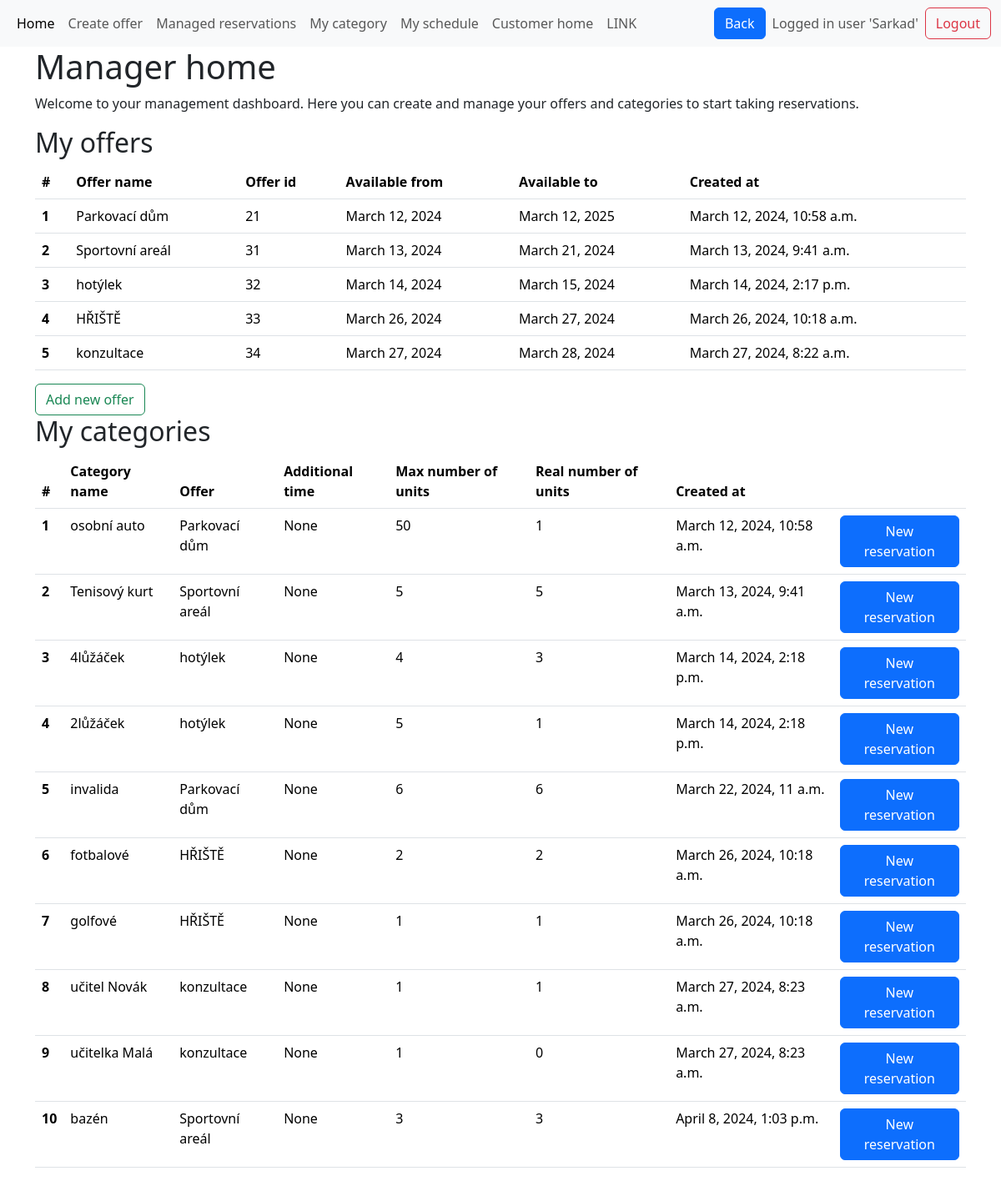
The app's page / (signed in) with its own data.
### base/models.py (models this page shows, shortened)
class Offer(models.Model):
    offer_name = models.CharField(max_length=50)
    available_from = models.DateField(null=True, blank=True)
    available_to = models.DateField(null=True, blank=True)
    created_at = models.DateTimeField(default=timezone.now)
    manager_of_this_offer = models.ForeignKey(
        User, on_delete=models.CASCADE, null=True, blank=True
    )
    def __str__(self):
        return self.offer_name  # rewrites Offer object (x) to its name in admi panel
    class Meta:
        unique_together = (
            "offer_name",
            "manager_of_this_offer",
        )  # there cannot be two same named offers managed by the same user

class Category(models.Model):
    category_name = models.CharField(max_length=50)
    category_description = models.CharField(max_length=1000, null=True, blank=True)
    category_capacity = models.IntegerField(default=1,help_text="How many reservations at one time are possible? e.g.seminar = 20 or parkplace = 1")
    max_simultaneous_reservations = models.IntegerField(default=1)
    additional_time = models.DurationField(null=True, blank=True,default=timedelta(0))
    count_of_units = models.IntegerField(default=1,help_text="How many units are there in this category? e.g. 5 parkplaces for disabled people")
    created_at = models.DateTimeField(default=timezone.now)
    unit_names = models.JSONField(default=list) # list of unit names
    opening_time = models.TimeField(default=datetime.time(0, 0))
    closing_time = models.TimeField(default=datetime.time(23, 59,59)) #TODO 24:00 and default values 9:23-9:23
    belongs_to_offer = models.ForeignKey(Offer, on_delete=models.CASCADE)
    category_pricing = models.ForeignKey(Pricing, on_delete=models.CASCADE, null=True)
    def get_unit_count(self):
        return self.unit_set.count()

### base/views.py (the view)
# urls.py: path('',views.manager_home, name='manager_home' ),
@login_required  # If a user is not logged in, Django will redirect them to the login page.
def manager_home(request):
    offers = Offer.objects.filter(
        manager_of_this_offer=request.user
    )  # only offers of this user
    form = forms.ReservationForm()
    category_ids = offers.values_list(
        "category", flat=True
    ).distinct()  # only categories of this user
    categories = models.Category.objects.filter(id__in=category_ids)
    return render(
        request,
        "manager_home.html",
        context={
            "form": form,
            "offers": offers,
            "categories": categories,
        },
    )

### templates/manager_home.html (shortened to what this page needs)
{% extends 'main.html' %}
{% load crispy_forms_tags %}
{% load static %}
{% block content %}
<div class="container-md">
    <h1> Manager home </h1>
    <p>Welcome to your management dashboard. Here you can create and manage your offers and categories to start taking reservations.</p>
    <h2>My offers</h2>
    {% if offers %}
    <div class="table-responsive" style="max-height: 300px; overflow-y: auto;">
        <table class="table table-hover">
            <thead>
                <tr>
                    <th scope="col">#</th>
                    <th scope="col">Offer name</th>
                    <th scope="col">Offer id</th>
                    <th scope="col">Available from</th>
                    <th scope="col">Available to</th>
                    <th scope="col">Created at</th>
                </tr>
            </thead>
            <tbody>
                {% for offer in offers %}
                <tr class="clickable-row" onclick="location.href='{% url 'offer_detail' offer.id %}'"
                    style="cursor: pointer;" title="Click to view offer detail">
                    <th scope="row">{{ forloop.counter }}</th>
                    <td>{{ offer.offer_name }} </td>
                    <td>{{ offer.id }} </td>
                    <td>{{ offer.available_from }} </td>
                    <td>{{ offer.available_to }} </td>
                    <td>{{ offer.created_at }} </td>
                </tr>
                {% endfor %}
            </tbody>
        </table>
    </div>
    <a href="{% url 'create_offer' %}" class="btn btn-outline-success " id="addrow">Add new offer</a>
    {% else %}
    <p>You do not have any offers yet. Start by creating your first offer to make your services available for booking.</p>
    <a href="{% url 'create_offer' %}" class="btn btn-success" id="addrow">Create your first Offer</a>
    {% endif %}
    <h2>My categories</h2>
    {% if categories %}
    <table class="table table-hover">
        <thead>
            <tr>
                <th scope="col">#</th>
                <th scope="col">Category name</th>
                <th scope="col">Offer</th>
                <th scope="col">Additional time</th>
                <th scope="col">Max number of units</th>
                <th scope="col">Real number of units</th>
                <th scope="col">Created at</th>
                <th scope="col"> </th>
            </tr>
        </thead>
        <tbody>
            {% for category in categories %}
            <tr class="clickable-row" style="cursor: pointer;" title="Click to edit category"
                onclick="location.href='{% url 'edit_category' category.belongs_to_offer.id category.id %}'">
                <th scope="row">{{ forloop.counter }}</th>
                <td>{{ category.category_name }} </td>
                <td>{{ category.belongs_to_offer }} </td>
                <td>{{ category.additional_time }} </td>
                <td>{{ category.count_of_units }} </td>
                <td>{{ category.get_unit_count }} </td>
                <td>{{ category.created_at }} </td>
                <td> <button class="btn btn-primary btn-reservation-calendar"
                        data-offer-id="{{ category.belongs_to_offer.id }}" data-category-id="{{ category.id }}">New
                        reservation</button>
                </td>
            </tr>
            {% endfor %}
        </tbody>
    </table>
    {% else %}
    <p>You do not have any categories. Begin by creating categories for your offers to organize them better. </p>
        <p>Each category can represent a different type of service or reservation slot you offer.</p>
    <p>Categories can be created from the offer detail page once you have offers set up.</p>
    {% endif %}
</div>
{% endblock %}

### templates/navbar.html (shortened to what this page needs)
<nav class="navbar navbar-expand-lg bg-body-tertiary">
  <div class="container-fluid">
    <div class="collapse navbar-collapse" id="navbarSupportedContent">
      <ul class="navbar-nav me-auto mb-2 mb-lg-0">
        <li class="nav-item">
          <a class="nav-link active" aria-current="page" href="/manager_home">Home</a>
        </li>
        <li class="nav-item">
          <a class="nav-link" href="/create_offer">Create offer</a>
        </li>
        <li class="nav-item">
          <a class="nav-link" href="/managed_reservations">Managed reservations</a>
        </li>
        <li class="nav-item">
          <a class="nav-link" href="/my_schedule">My category</a>
        </li>
        <li class="nav-item">
          <a class="nav-link" href="/my_schedule">My schedule</a>
        </li>
        {% if request.user.is_authenticated %}
        <li class="nav-item">
          <a class="nav-link" href="{% url 'customer_home' manager_id=request.user.id %}">Customer home</a>
        </li>
        <li class="nav-item">
          <a class="nav-link" href="{% url 'manager_link' manager_id=request.user.id %}">LINK</a>
        </li>
        {% endif %}
      </ul>
      <button type="submit" class="btn btn-primary me-2" onclick="goBack()">Back</button>
       <div class="d-flex align-items-center">
        {% if request.user.is_authenticated %}
        <span class="navbar-text me-2"> Logged in user '{{ request.user.username | title }}'</span>
        <a class="btn btn-outline-danger" href="{% url 'logout' %}">Logout</a>
        {% else %}
        <a class="btn btn-outline-primary" href="{% url 'login' %}">Login</a>
        {% endif %}
      </div>
    </div>
    </div>
</nav>

### records on screen
Offer: offer_name "Parkovací dům", id "21", available_from "March 12, 2024", available_to "March 12, 2025", created_at "March 12, 2024, 10:58 a.m."
Offer: offer_name "Sportovní areál", id "31", available_from "March 13, 2024", available_to "March 21, 2024", created_at "March 13, 2024, 9:41 a.m."
Offer: offer_name "hotýlek", id "32", available_from "March 14, 2024", available_to "March 15, 2024", created_at "March 14, 2024, 2:17 p.m."
Offer: offer_name "HŘIŠTĚ", id "33", available_from "March 26, 2024", available_to "March 27, 2024", created_at "March 26, 2024, 10:18 a.m."
Offer: offer_name "konzultace", id "34", available_from "March 27, 2024", available_to "March 28, 2024", created_at "March 27, 2024, 8:22 a.m."
Category: category_name "osobní auto", belongs_to_offer "Parkovací dům", additional_time "None", count_of_units "50", get_unit_count "1", created_at "March 12, 2024, 10:58 a.m."
Category: category_name "Tenisový kurt", belongs_to_offer "Sportovní areál", additional_time "None", count_of_units "5", get_unit_count "5", created_at "March 13, 2024, 9:41 a.m."
Category: category_name "4lůžáček", belongs_to_offer "hotýlek", additional_time "None", count_of_units "4", get_unit_count "3", created_at "March 14, 2024, 2:18 p.m."
Category: category_name "2lůžáček", belongs_to_offer "hotýlek", additional_time "None", count_of_units "5", get_unit_count "1", created_at "March 14, 2024, 2:18 p.m."
Category: category_name "invalida", belongs_to_offer "Parkovací dům", additional_time "None", count_of_units "6", get_unit_count "6", created_at "March 22, 2024, 11 a.m."
Category: category_name "fotbalové", belongs_to_offer "HŘIŠTĚ", additional_time "None", count_of_units "2", get_unit_count "2", created_at "March 26, 2024, 10:18 a.m."
Category: category_name "golfové", belongs_to_offer "HŘIŠTĚ", additional_time "None", count_of_units "1", get_unit_count "1", created_at "March 26, 2024, 10:18 a.m."
Category: category_name "učitel Novák", belongs_to_offer "konzultace", additional_time "None", count_of_units "1", get_unit_count "1", created_at "March 27, 2024, 8:23 a.m."
Category: category_name "učitelka Malá", belongs_to_offer "konzultace", additional_time "None", count_of_units "1", get_unit_count "0", created_at "March 27, 2024, 8:23 a.m."
Category: category_name "bazén", belongs_to_offer "Sportovní areál", additional_time "None", count_of_units "3", get_unit_count "3", created_at "April 8, 2024, 1:03 p.m."

### other values on screen
{{ request.user.username | title }} "Sarkad"
